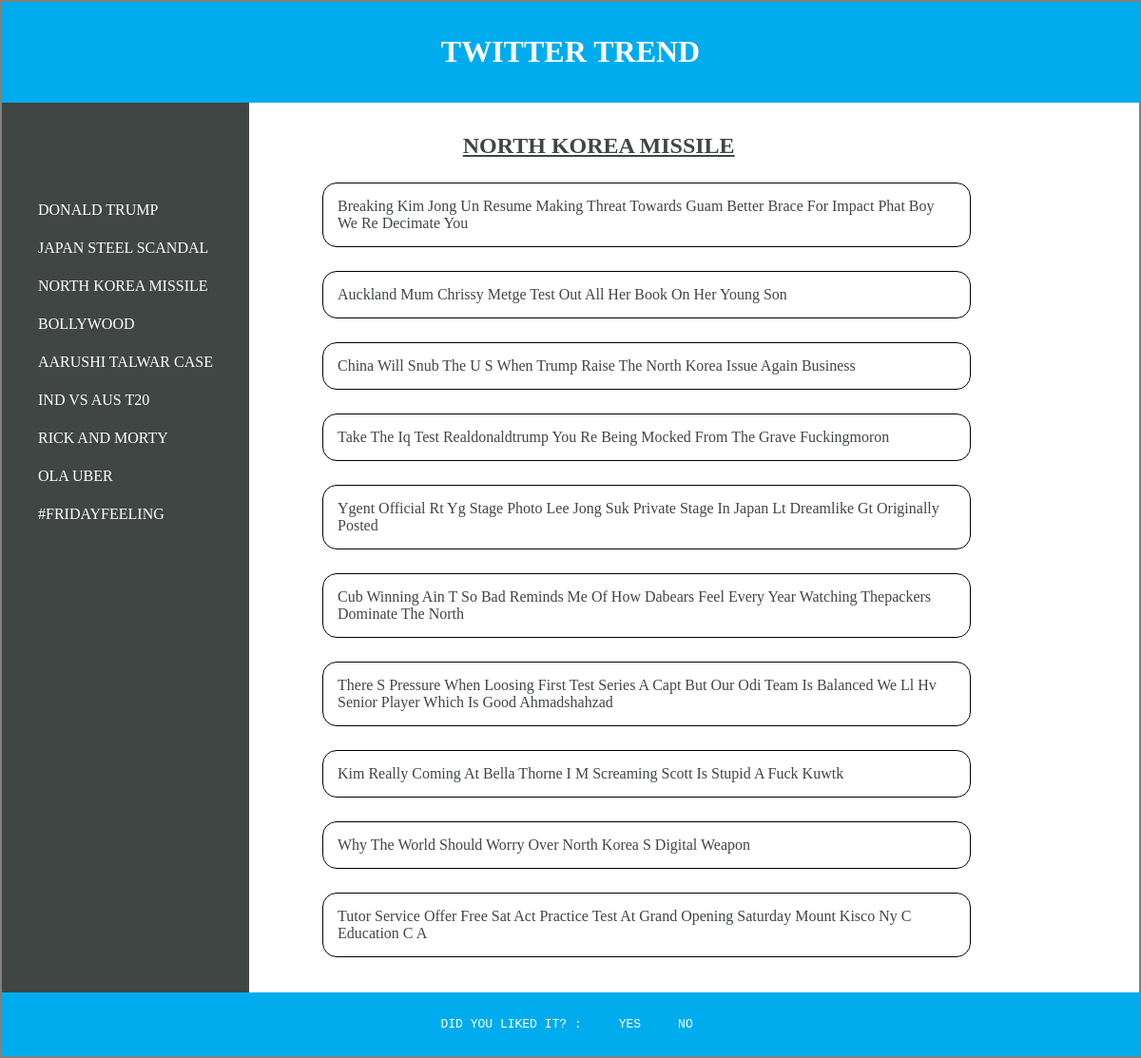
The app's page /tweet/19/ with its own data.
### tweet/models.py (models this page shows, shortened)
class Profile(models.Model):
    profile_name = models.CharField(max_length=500)

class Tweets(models.Model):
    profile = models.ForeignKey(Profile, on_delete=models.CASCADE)
    text = models.CharField(max_length=500)

### tweet/views.py (the view)
# urls.py: url(r'^(?P<profile_id>[0-9]+)/$', views.detail, name='detail'),
def detail(request, profile_id):
    profiles = get_object_or_404(Profile, pk=profile_id)
    object_name = Profile.objects.all()
    return render(request, 'tweet/detail.html', {'profiles': profiles, 'object_name': object_name})

### tweet/templates/tweet/detail.html
{% extends 'tweet/base.html'%}
{% block body %}
<article>
<h1 style="text-transform: uppercase; text-decoration:underline;
text-align:center; width:78%; color:#404643;">{{ profiles.profile_name }}</h1>
<ul style="list-style-type:none;">
    {% for twit in profiles.tweets_set.all %}
    <li><p style="text-transform: capitalize; padding:2px; border:1px solid black; border-radius:15px;
    width:650px; padding:15px; margin:25px; color:#404643;"> {{ twit.text }} </p></li>
    {% endfor %}
</ul>
</article>
<footer><pre>   DID YOU LIKED IT? :     YES     NO    </pre></footer>
{% endblock %}

### tweet/templates/tweet/base.html (shortened to what this page needs)
<!DOCTYPE html>
<html lang="en">
<head>
<body style="height:auto; margin:auto;">
<div class="container">
    <header>
        <h1>TWITTER TREND</h1>
    </header>
{% if object_name %}
       <div style="float : left; padding:15px; margin-top:70px; margin-left:-20px; width:250px; ">
        <ul style="list-style-type: none;">
            {% for profiles in object_name %}
            <li><p title='{{ profiles.profile_name }}'><a href="{% url 'tweet:detail' profiles.id %} ">
                 {{ profiles.profile_name }} </a></p></li>
            {% endfor %}
        </ul>
        </div>
{% else %}
    <h3>No topics to show</h3>>
{% endif %}
{% block body %}
{% endblock %}
</div>
</body>
</html>

### tweet/templates/tweet/base.html (style rules this page uses)
div.container { height:auto; max-width: 100%; border: 2px solid gray; background:#404643; }
header, footer { font-family: Comic Sans MS; padding: 13px; color: white; background-color: #00aced; clear: left; text-align: center; }
article { margin-left: 200px; padding: 12px; overflow: hidden; height:auto; background-color : white; }
p { text-transform: uppercase; color:black; padding:3px; }
a { text-decoration:none; color:white; }

### records on screen
Profile: profile_name "DONALD TRUMP"
Profile: profile_name "JAPAN STEEL SCANDAL"
Profile: profile_name "NORTH KOREA MISSILE"
Profile: profile_name "BOLLYWOOD"
Profile: profile_name "AARUSHI TALWAR CASE"
Profile: profile_name "IND VS AUS T20"
Profile: profile_name "RICK AND MORTY"
Profile: profile_name "OLA UBER"
Profile: profile_name "#FRIDAYFEELING"
Tweets: text "Breaking Kim Jong Un Resume Making Threat Towards Guam Better Brace For Impact Phat Boy We Re Decimate You"
Tweets: text "Auckland Mum Chrissy Metge Test Out All Her Book On Her Young Son"
Tweets: text "China Will Snub The U S When Trump Raise The North Korea Issue Again Business"
Tweets: text "Take The Iq Test Realdonaldtrump You Re Being Mocked From The Grave Fuckingmoron"
Tweets: text "Ygent Official Rt Yg Stage Photo Lee Jong Suk Private Stage In Japan Lt Dreamlike Gt Originally Posted"
Tweets: text "Cub Winning Ain T So Bad Reminds Me Of How Dabears Feel Every Year Watching Thepackers Dominate The North"
Tweets: text "There S Pressure When Loosing First Test Series A Capt But Our Odi Team Is Balanced We Ll Hv Senior Player Which Is Good Ahmadshahzad"
Tweets: text "Kim Really Coming At Bella Thorne I M Screaming Scott Is Stupid A Fuck Kuwtk"
Tweets: text "Why The World Should Worry Over North Korea S Digital Weapon"
Tweets: text "Tutor Service Offer Free Sat Act Practice Test At Grand Opening Saturday Mount Kisco Ny C Education C A"
